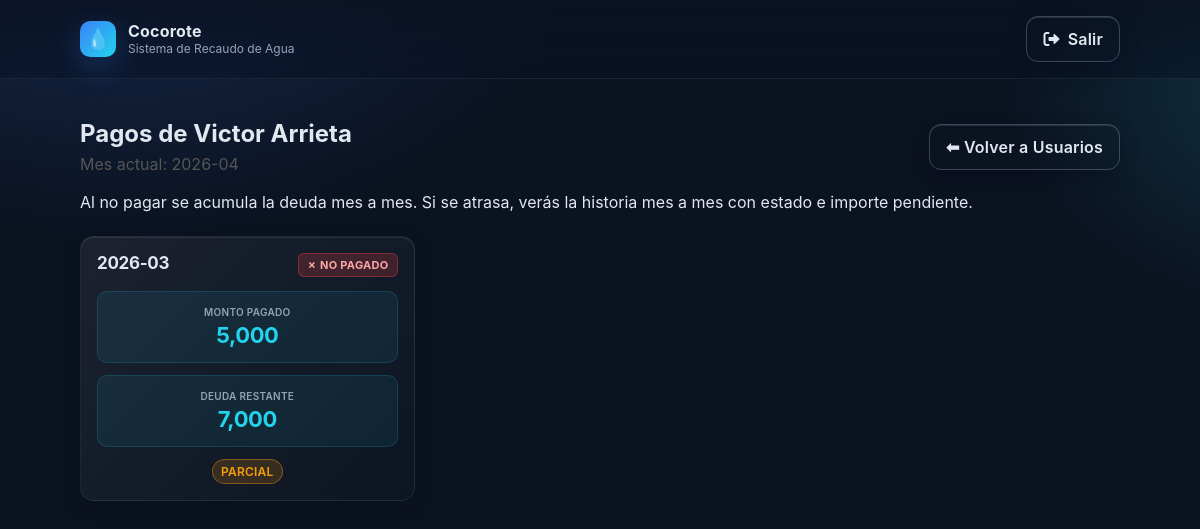
/users/23 (signed in), run on the app's committed database.
### tables this page shows
CREATE TABLE usuarios (
            id INTEGER PRIMARY KEY AUTOINCREMENT,
            nombre TEXT NOT NULL
        , saldo_favor INTEGER DEFAULT 0);

CREATE TABLE pagos (
            id INTEGER PRIMARY KEY AUTOINCREMENT,
            usuario_id INTEGER,
            mes TEXT,
            valor INTEGER,
            pagado INTEGER,
            estado TEXT,
            FOREIGN KEY(usuario_id) REFERENCES usuarios(id)
        );

### app.py (the view)
@app.route("/users/<int:user_id>", methods=["GET"])
@login_required
def user_detail(user_id):
    conn = get_db_connection()
    usuario = conn.execute("SELECT id, nombre FROM usuarios WHERE id = ?", (user_id,)).fetchone()
    pagos = conn.execute(
        "SELECT id, mes, valor, pagado, estado FROM pagos WHERE usuario_id = ? ORDER BY id DESC",
        (user_id,)
    ).fetchall()
    conn.close()
    if not usuario:
        return redirect(url_for("users"))
    current_month = datetime.now().strftime("%Y-%m")
    return render_template("user_detail.html", usuario=usuario, pagos=pagos, current_month=current_month)

### app.py (called while the page is built)
def login_required(view):
    @wraps(view)
    def wrapped_view(*args, **kwargs):
        if not session.get("user"):
            return redirect(url_for("login", next=request.path))
        return view(*args, **kwargs)
    return wrapped_view

### database/database.py (called while the page is built)
def get_db_connection():
    db_path = os.path.join(os.path.dirname(__file__), 'aldiaapp.db')
    conn = sqlite3.connect(db_path)
    conn.row_factory = sqlite3.Row
    return conn

### templates/user_detail.html (shortened to what this page needs)
<!DOCTYPE html>
<html lang="es">
<head>
    <link rel="stylesheet" href="{{ url_for('static', filename='css/style.css') }}">
    <link rel="stylesheet" href="https://cdnjs.cloudflare.com/ajax/libs/font-awesome/6.0.0/css/all.min.css">
</head>
<body>
<header class="site-header">
  <div class="brand">
    <div class="logo" aria-hidden="true">💧</div>
    <div class="brand-text">
      <span class="brand-title">Cocorote</span>
      <span class="brand-subtitle">Sistema de Recaudo de Agua</span>
    </div>
    {% if session.get('user') %}
      <a class="btn ghost" href="{{ url_for('logout') }}"><i class="fas fa-sign-out-alt"></i> Salir</a>
    {% endif %}
  </div>
</header>
<main class="container">
  <section style="margin:8px 0 18px; display:flex; justify-content:space-between; align-items:center; gap:12px; flex-wrap:wrap;">
    <div>
      <h1 style="margin:0;">Pagos de {{ usuario['nombre'] }}</h1>
      <p style="margin:6px 0 0; color:#555;">Mes actual: {{ current_month }}</p>
    </div>
    <a class="btn ghost" href="{{ url_for('users') }}">⬅ Volver a Usuarios</a>
  </section>
  <p style="margin-bottom:16px;">Al no pagar se acumula la deuda mes a mes. Si se atrasa, verás la historia mes a mes con estado e importe pendiente.</p>
  <div class="pagos-grid">
    {% for p in pagos %}
    <div class="pago-card">
      <div class="pago-header">
        <h3 class="pago-mes">{{ p['mes'] }}</h3>
        <div class="pago-status">
          {% if p['pagado'] %}
            <span class="status-paid">✓ Pagado</span>
          {% else %}
            <span class="status-unpaid">✗ No pagado</span>
          {% endif %}
        </div>
      </div>
      <div class="pago-body">
        <div class="pago-valor">
          <span class="pago-valor-label">Monto pagado</span>
          <span class="pago-valor-amount">{{ '{:,.0f}'.format(p['valor']) }}</span>
        </div>
        <div class="pago-valor">
          <span class="pago-valor-label">Deuda restante</span>
          <span class="pago-valor-amount">{{ '{:,.0f}'.format(12000 - p['valor']) }}</span>
        </div>
        <div class="pago-estado">
          {% set est = p['estado'] or '-' %}
          {% if est in ['aldia','parcial','pendiente'] %}
            <span class="badge {{ 'status-aldia' if est=='aldia' else 'status-parcial' if est=='parcial' else 'status-pendiente' }}">{{ est }}</span>
          {% else %}
            <span class="pago-estado-default">{{ est }}</span>
          {% endif %}
        </div>
      </div>
    </div>
    {% else %}
    <div class="empty-state">
      <p>📋 Sin pagos registrados</p>
    </div>
    {% endfor %}
  </div>
</main>
</body>
</html>

### static/css/style.css (style rules this page uses)
:root { --bg:#0b1220; --card:#11192b; --muted:#94a3b8; --text:#e2e8f0; --brand:#3b82f6; --brand-600:#2563eb; --brand-700:#1d4ed8; --accent:#22d3ee; --ring: 0 0 0 4px color-mix(in oklab, var(--brand) 20%, transparent); color-scheme: dark; }
* { box-sizing:border-box; }
html,body { height:100%; }
body { font-family: 'Inter', system-ui, -apple-system, Segoe UI, Roboto, Arial, sans-serif; background: radial-gradient(1200px 800px at 10% -10%, rgba(59,130,246,.22), transparent 40%), radial-gradient(800px 600px at 110% 10%, rgba(34,211,238,.18), transparent 40%), var(--bg); color:var(--text); margin:0; -webkit-font-smoothing:antialiased; -moz-osx-font-smoothing:grayscale; }
.site-header { position:sticky; top:0; z-index:10; backdrop-filter:saturate(1.3) blur(8px); background:linear-gradient(180deg, rgba(11,18,32,.85), rgba(11,18,32,.55)); border-bottom:1px solid rgba(148,163,184,.12); }
.brand { max-width:1080px; margin:0 auto; padding:16px 20px; display:flex; align-items:center; gap:12px; }
.logo { width:36px; height:36px; display:grid; place-items:center; background:linear-gradient(135deg, var(--brand), var(--accent)); border-radius:10px; font-size:20px; box-shadow:0 10px 30px rgba(59,130,246,.25); }
.brand-text { display:flex; flex-direction:column; line-height:1; }
.brand-title { font-weight:700; letter-spacing:.2px; }
.brand-subtitle { color:var(--muted); font-size:12px; margin-top:4px; }
.container { max-width:1080px; margin:0 auto; padding:32px 20px; }
.btn { --bg:var(--card); --fg:var(--text); --bd:rgba(148,163,184,.2); display:inline-flex; align-items:center; justify-content:center; gap:8px; text-decoration:none; cursor:pointer; user-select:none; padding:12px 16px; border-radius:12px; border:1px solid var(--bd); transition:all .2s ease; font-weight:600; letter-spacing:.2px; box-shadow:0 1px 0 0 rgba(148,163,184,.2) inset, 0 8px 20px rgba(2,6,23,.24); }
.btn.ghost { background:transparent; color:var(--text); border-color:rgba(148,163,184,.35); }
.badge { display:inline-block; padding:6px 10px; border-radius:8px; font-size:11px; font-weight:700; text-transform:uppercase; letter-spacing:.4px; white-space:nowrap; }
.status-parcial { background:rgba(59,130,246,.15); color:var(--brand); border:1px solid rgba(59,130,246,.3); }
.badge { display:inline-block; padding:4px 8px; border-radius:999px; font-size:12px; font-weight:600; letter-spacing:.2px; }
.status-parcial { color:#f59e0b; background:rgba(245,158,11,.16); border:1px solid rgba(245,158,11,.4); }
h1 { text-align:inherit; }
.pagos-grid { display:grid; gap:14px; grid-template-columns:1fr; margin-top:24px; }
@media (min-width:640px) { .pagos-grid { grid-template-columns:repeat(2, minmax(0, 1fr)); gap:16px; } }
@media (min-width:1024px) { .pagos-grid { grid-template-columns:repeat(3, minmax(0, 1fr)); gap:18px; } }
.pago-card { background:linear-gradient(135deg, rgba(255,255,255,.07), rgba(255,255,255,.01)); border:1px solid rgba(148,163,184,.12); border-radius:14px; padding:16px; display:flex; flex-direction:column; box-shadow:0 6px 20px rgba(2,6,23,.25), inset 0 1px rgba(255,255,255,.08); transition:all .3s cubic-bezier(0.4, 0, 0.2, 1); }
.pago-header { display:flex; justify-content:space-between; align-items:flex-start; gap:12px; margin-bottom:14px; }
.pago-mes { margin:0; font-size:17px; font-weight:700; letter-spacing:-.3px; line-height:1.2; }
.pago-status { display:flex; gap:4px; align-items:center; }
.status-unpaid { display:inline-flex; align-items:center; gap:4px; padding:4px 8px; border-radius:6px; background:rgba(239,68,68,.2); color:#fca5a5; font-size:11px; font-weight:700; text-transform:uppercase; letter-spacing:.3px; border:1px solid rgba(239,68,68,.35); }
.pago-body { display:flex; flex-direction:column; gap:12px; margin-bottom:0; }
.pago-valor { display:flex; flex-direction:column; align-items:center; justify-content:center; padding:14px; background:rgba(34,211,238,.08); border-radius:10px; border:1px solid rgba(34,211,238,.15); }
.pago-valor-label { font-size:10px; color:var(--muted); text-transform:uppercase; letter-spacing:.3px; font-weight:600; margin-bottom:4px; }
.pago-valor-amount { font-size:22px; font-weight:700; color:var(--accent); letter-spacing:-.4px; word-break:break-word; }
.pago-estado { display:flex; justify-content:center; align-items:center; }

### data on the page
usuarios: nombre "Victor Arrieta"
pagos: mes "2026-03", pagado "✗ NO PAGADO", valor "5,000", 12000-p['valor'] "7,000", estado "PARCIAL"
